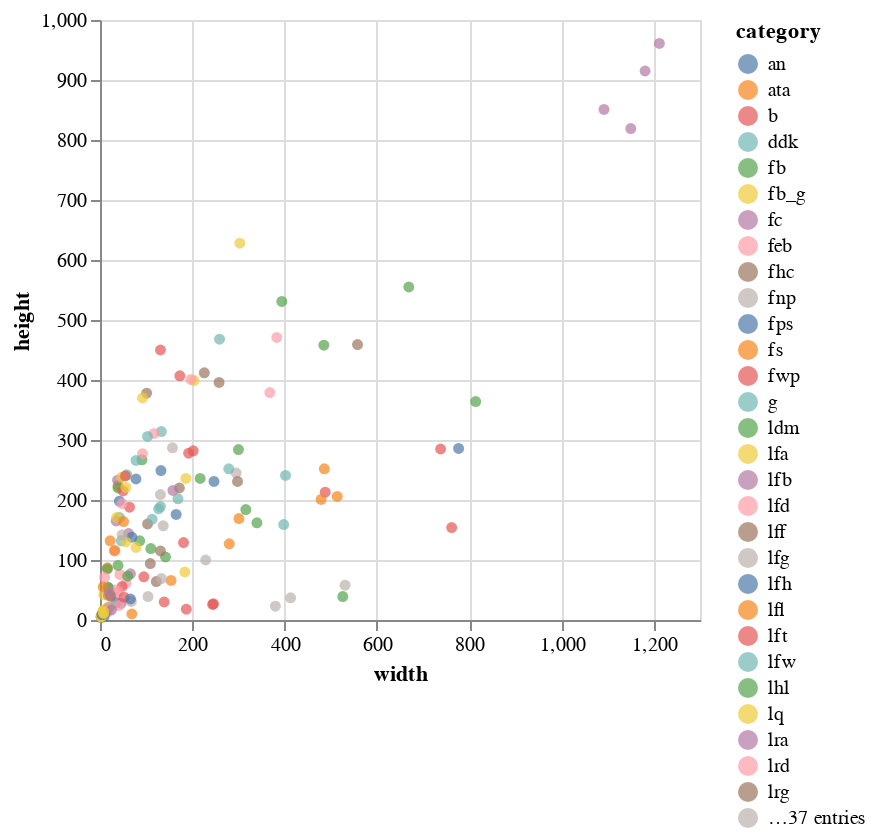

Here is the notebook cell this chart was saved with:
### Code cell
seg_dataset.bbox_scatter()

### Figure 1 — Vega-Lite specification as saved in the notebook (floating-point values rounded to 4 significant figures; data arrays with more than 128 entries replaced by an {"elided": "..."} marker saying what was removed)
{"config": {"view": {"continuousWidth": 300, "continuousHeight": 300}}, "data": {"name": "data-98743f0803984fab70bd466bacf717ee"}, "mark": {"type": "circle", "size": 30}, "encoding": {"color": {"field": "category", "type": "nominal"}, "x": {"field": "width", "type": "quantitative"}, "y": {"field": "height", "type": "quantitative"}}, "$schema": "https://vega.github.io/schema/vega-lite/v5.20.1.json", "datasets": {"data-98743f0803984fab70bd466bacf717ee": {"elided": "167 records"}}}
